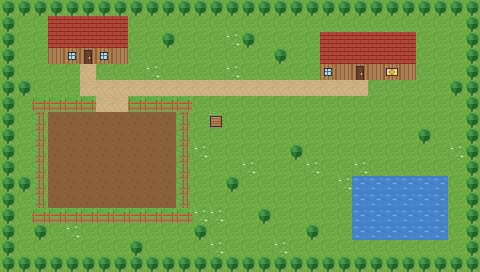

Below is a game level as drawn by its tile map, then a one-line description and the .tmx file that defines it, in full:
An orthogonal 30x17 tile map with 16x16 px tiles, 1 tile layer (ground).

<map version="1.10" orientation="orthogonal" renderorder="right-down" width="30" height="17" tilewidth="16" tileheight="16" infinite="0" nextlayerid="2" nextobjectid="1">
 <tileset firstgid="1" name="tileset" tilewidth="16" tileheight="16" tilecount="16" columns="4">
  <image source="../assets/art/tileset.png" width="64" height="64" />
 </tileset>
 <layer id="1" name="ground" width="30" height="17">
  <data encoding="csv">
13,13,13,13,13,13,13,13,13,13,13,13,13,13,13,13,13,13,13,13,13,13,13,13,13,13,13,13,13,13,
13,1,1,11,11,11,11,11,1,1,1,1,1,1,1,1,1,1,1,1,1,1,1,1,1,1,1,1,1,13,
13,1,1,11,11,11,11,11,1,1,13,1,1,1,2,13,1,1,1,1,11,11,11,11,11,11,1,1,1,13,
13,1,1,10,15,12,15,10,1,1,1,1,1,1,1,1,1,13,1,1,11,11,11,11,11,11,1,1,1,13,
13,1,1,1,1,3,1,1,1,2,1,1,1,1,2,1,1,1,1,1,15,10,12,10,14,10,1,1,1,13,
13,13,1,1,1,3,3,3,3,3,3,3,3,3,3,3,3,3,3,3,3,3,3,1,1,1,1,1,13,13,
13,1,7,7,7,7,3,3,7,7,7,7,1,1,1,1,1,1,1,1,1,1,1,1,1,1,1,1,1,13,
13,1,8,4,4,4,4,4,4,4,4,8,1,16,1,1,1,1,1,1,1,1,1,1,1,1,1,1,1,13,
13,1,8,4,4,4,4,4,4,4,4,8,1,1,1,1,1,1,1,1,1,1,1,1,1,1,13,1,1,13,
13,1,8,4,4,4,4,4,4,4,4,8,2,1,1,1,1,1,13,1,1,1,1,1,1,1,1,1,2,13,
13,1,8,4,4,4,4,4,4,4,4,8,1,1,1,2,1,1,1,2,1,1,2,1,1,1,1,1,1,13,
13,13,8,4,4,4,4,4,4,4,4,8,1,1,13,1,1,1,1,1,1,2,9,9,9,9,9,9,1,13,
13,1,8,4,4,4,4,4,4,4,4,8,1,1,1,1,1,1,1,1,1,1,9,9,9,9,9,9,1,13,
13,1,7,7,7,7,7,7,7,7,7,7,2,2,1,1,13,1,1,1,1,1,9,9,9,9,9,9,1,13,
13,1,13,1,2,1,1,1,1,1,1,1,13,1,1,1,1,1,1,13,1,1,9,9,9,9,9,9,1,13,
13,1,1,1,1,1,1,1,13,1,1,1,1,2,1,1,1,2,1,1,1,1,1,1,1,1,1,1,1,13,
13,13,13,13,13,13,13,13,13,13,13,13,13,13,13,13,13,13,13,13,13,13,13,13,13,13,13,13,13,13
  </data>
 </layer>
</map>
